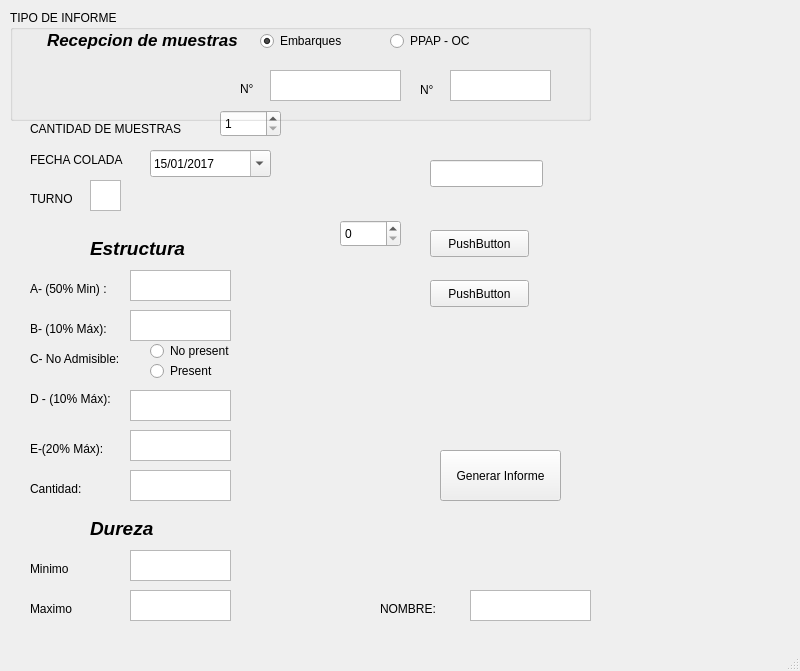
<?xml version="1.0" encoding="UTF-8"?>
<ui version="4.0">
 <class>MainWindow</class>
 <widget class="QMainWindow" name="MainWindow">
  <property name="geometry">
   <rect>
    <x>0</x>
    <y>0</y>
    <width>800</width>
    <height>671</height>
   </rect>
  </property>
  <property name="windowTitle">
   <string>MainWindow</string>
  </property>
  <widget class="QWidget" name="centralwidget">
   <widget class="QSpinBox" name="spinBox">
    <property name="geometry">
     <rect>
      <x>220</x>
      <y>110</y>
      <width>61</width>
      <height>27</height>
     </rect>
    </property>
    <property name="minimum">
     <number>1</number>
    </property>
    <property name="maximum">
     <number>5</number>
    </property>
   </widget>
   <widget class="QLabel" name="label_3">
    <property name="geometry">
     <rect>
      <x>30</x>
      <y>190</y>
      <width>68</width>
      <height>17</height>
     </rect>
    </property>
    <property name="text">
     <string>TURNO</string>
    </property>
   </widget>
   <widget class="QLabel" name="label_16">
    <property name="geometry">
     <rect>
      <x>380</x>
      <y>600</y>
      <width>68</width>
      <height>17</height>
     </rect>
    </property>
    <property name="text">
     <string>NOMBRE:</string>
    </property>
   </widget>
   <widget class="QTextBrowser" name="textBrowser_11">
    <property name="geometry">
     <rect>
      <x>130</x>
      <y>550</y>
      <width>101</width>
      <height>31</height>
     </rect>
    </property>
   </widget>
   <widget class="QLabel" name="label_15">
    <property name="geometry">
     <rect>
      <x>30</x>
      <y>600</y>
      <width>68</width>
      <height>17</height>
     </rect>
    </property>
    <property name="text">
     <string>Maximo</string>
    </property>
   </widget>
   <widget class="QLabel" name="label_11">
    <property name="geometry">
     <rect>
      <x>30</x>
      <y>480</y>
      <width>68</width>
      <height>17</height>
     </rect>
    </property>
    <property name="text">
     <string>Cantidad:</string>
    </property>
   </widget>
   <widget class="QLabel" name="label_12">
    <property name="geometry">
     <rect>
      <x>90</x>
      <y>520</y>
      <width>68</width>
      <height>17</height>
     </rect>
    </property>
    <property name="font">
     <font>
      <pointsize>14</pointsize>
      <weight>75</weight>
      <italic>true</italic>
      <bold>true</bold>
     </font>
    </property>
    <property name="text">
     <string>Dureza</string>
    </property>
   </widget>
   <widget class="QTextBrowser" name="textBrowser_8">
    <property name="geometry">
     <rect>
      <x>130</x>
      <y>390</y>
      <width>101</width>
      <height>31</height>
     </rect>
    </property>
   </widget>
   <widget class="QTextBrowser" name="textBrowser_12">
    <property name="geometry">
     <rect>
      <x>130</x>
      <y>590</y>
      <width>101</width>
      <height>31</height>
     </rect>
    </property>
   </widget>
   <widget class="QLabel" name="label_14">
    <property name="geometry">
     <rect>
      <x>30</x>
      <y>560</y>
      <width>68</width>
      <height>17</height>
     </rect>
    </property>
    <property name="text">
     <string>Minimo</string>
    </property>
   </widget>
   <widget class="QLabel" name="label_7">
    <property name="geometry">
     <rect>
      <x>30</x>
      <y>320</y>
      <width>91</width>
      <height>17</height>
     </rect>
    </property>
    <property name="text">
     <string>B- (10% Máx):</string>
    </property>
   </widget>
   <widget class="QLabel" name="label_2">
    <property name="geometry">
     <rect>
      <x>30</x>
      <y>150</y>
      <width>111</width>
      <height>20</height>
     </rect>
    </property>
    <property name="text">
     <string>FECHA COLADA</string>
    </property>
   </widget>
   <widget class="QLabel" name="label_13">
    <property name="geometry">
     <rect>
      <x>90</x>
      <y>240</y>
      <width>101</width>
      <height>17</height>
     </rect>
    </property>
    <property name="font">
     <font>
      <pointsize>14</pointsize>
      <weight>75</weight>
      <italic>true</italic>
      <bold>true</bold>
     </font>
    </property>
    <property name="text">
     <string>Estructura</string>
    </property>
   </widget>
   <widget class="QTextBrowser" name="textBrowser_9">
    <property name="geometry">
     <rect>
      <x>130</x>
      <y>430</y>
      <width>101</width>
      <height>31</height>
     </rect>
    </property>
   </widget>
   <widget class="QTextBrowser" name="text_A">
    <property name="geometry">
     <rect>
      <x>130</x>
      <y>270</y>
      <width>101</width>
      <height>31</height>
     </rect>
    </property>
   </widget>
   <widget class="QLabel" name="label_10">
    <property name="geometry">
     <rect>
      <x>30</x>
      <y>390</y>
      <width>101</width>
      <height>17</height>
     </rect>
    </property>
    <property name="text">
     <string>D - (10% Máx):</string>
    </property>
   </widget>
   <widget class="QTextBrowser" name="textBrowser_2">
    <property name="geometry">
     <rect>
      <x>90</x>
      <y>180</y>
      <width>31</width>
      <height>31</height>
     </rect>
    </property>
   </widget>
   <widget class="QDateEdit" name="dateEdit">
    <property name="geometry">
     <rect>
      <x>150</x>
      <y>150</y>
      <width>121</width>
      <height>27</height>
     </rect>
    </property>
    <property name="date">
     <date>
      <year>2017</year>
      <month>1</month>
      <day>15</day>
     </date>
    </property>
    <property name="maximumDate">
     <date>
      <year>7997</year>
      <month>12</month>
      <day>31</day>
     </date>
    </property>
    <property name="currentSection">
     <enum>QDateTimeEdit::DaySection</enum>
    </property>
    <property name="displayFormat">
     <string>dd/MM/yyyy</string>
    </property>
    <property name="calendarPopup">
     <bool>true</bool>
    </property>
    <property name="currentSectionIndex">
     <number>0</number>
    </property>
   </widget>
   <widget class="QLabel" name="label">
    <property name="geometry">
     <rect>
      <x>30</x>
      <y>120</y>
      <width>181</width>
      <height>17</height>
     </rect>
    </property>
    <property name="text">
     <string>CANTIDAD DE MUESTRAS</string>
    </property>
   </widget>
   <widget class="QLabel" name="label_19">
    <property name="geometry">
     <rect>
      <x>30</x>
      <y>280</y>
      <width>101</width>
      <height>17</height>
     </rect>
    </property>
    <property name="text">
     <string>A- (50% Min) :</string>
    </property>
   </widget>
   <widget class="QPushButton" name="btn_generar">
    <property name="geometry">
     <rect>
      <x>440</x>
      <y>450</y>
      <width>121</width>
      <height>51</height>
     </rect>
    </property>
    <property name="text">
     <string>Generar Informe</string>
    </property>
   </widget>
   <widget class="QTextBrowser" name="textBrowser_7">
    <property name="geometry">
     <rect>
      <x>130</x>
      <y>310</y>
      <width>101</width>
      <height>31</height>
     </rect>
    </property>
   </widget>
   <widget class="QGroupBox" name="groupBox">
    <property name="geometry">
     <rect>
      <x>10</x>
      <y>10</y>
      <width>581</width>
      <height>111</height>
     </rect>
    </property>
    <property name="title">
     <string>TIPO DE INFORME</string>
    </property>
    <widget class="QTextBrowser" name="text_embarque_2">
     <property name="geometry">
      <rect>
       <x>260</x>
       <y>60</y>
       <width>131</width>
       <height>31</height>
      </rect>
     </property>
    </widget>
    <widget class="QLabel" name="label_6">
     <property name="geometry">
      <rect>
       <x>230</x>
       <y>70</y>
       <width>31</width>
       <height>17</height>
      </rect>
     </property>
     <property name="text">
      <string>N°</string>
     </property>
    </widget>
    <widget class="QLabel" name="label_9">
     <property name="geometry">
      <rect>
       <x>410</x>
       <y>70</y>
       <width>21</width>
       <height>20</height>
      </rect>
     </property>
     <property name="text">
      <string>N°</string>
     </property>
    </widget>
    <widget class="QTextBrowser" name="textBrowser_5">
     <property name="geometry">
      <rect>
       <x>440</x>
       <y>60</y>
       <width>101</width>
       <height>31</height>
      </rect>
     </property>
    </widget>
    <widget class="QRadioButton" name="radioButton_6">
     <property name="geometry">
      <rect>
       <x>250</x>
       <y>20</y>
       <width>117</width>
       <height>22</height>
      </rect>
     </property>
     <property name="text">
      <string>Embarques</string>
     </property>
     <property name="checked">
      <bool>true</bool>
     </property>
    </widget>
    <widget class="QRadioButton" name="radioButton_7">
     <property name="geometry">
      <rect>
       <x>380</x>
       <y>20</y>
       <width>117</width>
       <height>22</height>
      </rect>
     </property>
     <property name="text">
      <string>PPAP - OC</string>
     </property>
    </widget>
    <widget class="QLabel" name="label_18">
     <property name="geometry">
      <rect>
       <x>37</x>
       <y>20</y>
       <width>191</width>
       <height>20</height>
      </rect>
     </property>
     <property name="font">
      <font>
       <pointsize>13</pointsize>
       <weight>75</weight>
       <italic>true</italic>
       <bold>true</bold>
      </font>
     </property>
     <property name="text">
      <string>Recepcion de muestras:</string>
     </property>
    </widget>
   </widget>
   <widget class="QTextBrowser" name="textBrowser">
    <property name="geometry">
     <rect>
      <x>470</x>
      <y>590</y>
      <width>121</width>
      <height>31</height>
     </rect>
    </property>
   </widget>
   <widget class="QRadioButton" name="radioButton_4">
    <property name="geometry">
     <rect>
      <x>150</x>
      <y>340</y>
      <width>117</width>
      <height>22</height>
     </rect>
    </property>
    <property name="text">
     <string>No present</string>
    </property>
   </widget>
   <widget class="QLabel" name="label_8">
    <property name="geometry">
     <rect>
      <x>30</x>
      <y>350</y>
      <width>111</width>
      <height>17</height>
     </rect>
    </property>
    <property name="text">
     <string>C- No Admisible:</string>
    </property>
   </widget>
   <widget class="QRadioButton" name="radioButton_5">
    <property name="geometry">
     <rect>
      <x>150</x>
      <y>360</y>
      <width>117</width>
      <height>22</height>
     </rect>
    </property>
    <property name="text">
     <string>Present</string>
    </property>
   </widget>
   <widget class="QLabel" name="label_20">
    <property name="geometry">
     <rect>
      <x>30</x>
      <y>440</y>
      <width>91</width>
      <height>17</height>
     </rect>
    </property>
    <property name="text">
     <string>E-(20% Máx):</string>
    </property>
   </widget>
   <widget class="QTextBrowser" name="textBrowser_10">
    <property name="geometry">
     <rect>
      <x>130</x>
      <y>470</y>
      <width>101</width>
      <height>31</height>
     </rect>
    </property>
   </widget>
   <widget class="QPushButton" name="btn_CtoF">
    <property name="geometry">
     <rect>
      <x>430</x>
      <y>230</y>
      <width>99</width>
      <height>27</height>
     </rect>
    </property>
    <property name="text">
     <string>PushButton</string>
    </property>
   </widget>
   <widget class="QPushButton" name="btn_FtoC">
    <property name="geometry">
     <rect>
      <x>430</x>
      <y>280</y>
      <width>99</width>
      <height>27</height>
     </rect>
    </property>
    <property name="text">
     <string>PushButton</string>
    </property>
   </widget>
   <widget class="QSpinBox" name="spinFhar">
    <property name="geometry">
     <rect>
      <x>340</x>
      <y>220</y>
      <width>61</width>
      <height>27</height>
     </rect>
    </property>
   </widget>
   <widget class="QLineEdit" name="editCel">
    <property name="geometry">
     <rect>
      <x>430</x>
      <y>160</y>
      <width>113</width>
      <height>27</height>
     </rect>
    </property>
   </widget>
  </widget>
  <widget class="QMenuBar" name="menubar">
   <property name="geometry">
    <rect>
     <x>0</x>
     <y>0</y>
     <width>800</width>
     <height>25</height>
    </rect>
   </property>
  </widget>
  <widget class="QStatusBar" name="statusbar"/>
 </widget>
 <resources/>
 <connections/>
</ui>
